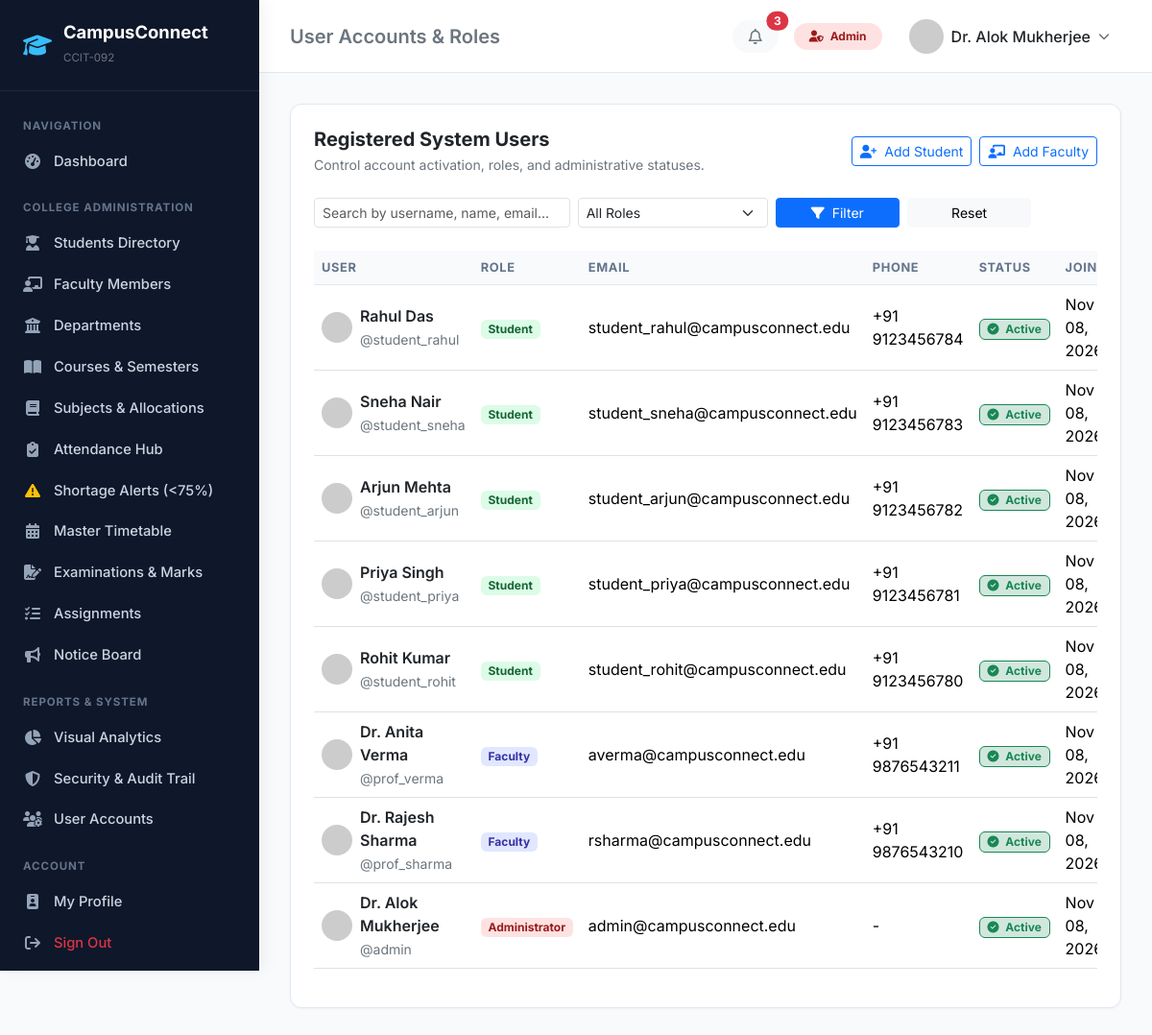
The page /accounts/users/ (signed in) on the database its author committed.
### accounts/models.py (models this page shows, shortened)
class CustomUser(AbstractUser):
    ROLE_ADMIN = 'ADMIN'
    ROLE_FACULTY = 'FACULTY'
    ROLE_STUDENT = 'STUDENT'
    ROLE_CHOICES = [
        (ROLE_ADMIN, 'Administrator'),
        (ROLE_FACULTY, 'Faculty / Professor'),
        (ROLE_STUDENT, 'Student'),
    ]
    role = models.CharField(max_length=20, choices=ROLE_CHOICES, default=ROLE_STUDENT)
    phone = models.CharField(max_length=15, blank=True, null=True)
    profile_picture = models.ImageField(upload_to='profiles/', blank=True, null=True)
    address = models.TextField(blank=True, null=True)
    date_of_birth = models.DateField(blank=True, null=True)
    @property
    def is_admin_role(self):
        return self.role == self.ROLE_ADMIN or self.is_superuser
    @property
    def is_faculty_role(self):
        return self.role == self.ROLE_FACULTY
    @property
    def is_student_role(self):
        return self.role == self.ROLE_STUDENT
    @property
    def avatar_url(self):
        if self.profile_picture and hasattr(self.profile_picture, 'url'):
            return self.profile_picture.url
        return f"https://ui-avatars.com/api/?name={self.username}&background=4f46e5&color=fff&size=128"

### accounts/views.py (the view, shortened to what this page needs)
# urls.py: path('users/', views.UserManagementView.as_view(), name='user_management'),
class UserManagementView(AdminRequiredMixin, TemplateView):
    template_name = 'accounts/user_management.html'
    def get_context_data(self, **kwargs):
        ctx = super().get_context_data(**kwargs)
        role_filter = self.request.GET.get('role', '')
        search_q = self.request.GET.get('q', '')
        users = CustomUser.objects.all().order_by('-date_joined')
        if role_filter:
            users = users.filter(role=role_filter)
        ctx['users_list'] = users[:50]
        ctx['current_role'] = role_filter
        ctx['search_query'] = search_q
        return ctx

### accounts/permissions.py (called while the page is built)
    def test_func(self):
        return self.request.user.is_authenticated and self.request.user.is_admin_role

### templates/accounts/user_management.html (shortened to what this page needs)
{% extends 'base.html' %}
{% block page_heading %}User Accounts & Roles{% endblock %}
{% block content %}
<div class="card p-4">
    <div class="d-flex flex-wrap justify-content-between align-items-center gap-3 mb-4">
        <div>
            <h5 class="fw-bold mb-1">Registered System Users</h5>
            <p class="text-secondary small mb-0">Control account activation, roles, and administrative statuses.</p>
        </div>
        <div class="d-flex gap-2">
            <a href="{% url 'student_create' %}" class="btn btn-sm btn-outline-primary"><i class="fa-solid fa-user-plus me-1"></i> Add Student</a>
            <a href="{% url 'faculty_create' %}" class="btn btn-sm btn-outline-primary"><i class="fa-solid fa-chalkboard-user me-1"></i> Add Faculty</a>
        </div>
    </div>
    <form method="get" class="row g-2 mb-4">
        <div class="col-md-4">
            <input type="text" name="q" class="form-control form-control-sm" placeholder="Search by username, name, email..." value="{{ search_query }}">
        </div>
        <div class="col-md-3">
            <select name="role" class="form-select form-select-sm">
                <option value="">All Roles</option>
            </select>
        </div>
        <div class="col-md-2">
            <button type="submit" class="btn btn-sm btn-primary w-100"><i class="fa-solid fa-filter me-1"></i> Filter</button>
        </div>
        <div class="col-md-2">
            <a href="{% url 'user_management' %}" class="btn btn-sm btn-light w-100">Reset</a>
        </div>
    </form>
    <div class="table-responsive">
        <table class="table table-hover align-middle">
            <thead>
                <tr>
                    <th>User</th>
                    <th>Role</th>
                    <th>Email</th>
                    <th>Phone</th>
                    <th>Status</th>
                    <th>Joined</th>
                </tr>
            </thead>
            <tbody>
                {% for u in users_list %}
                    <tr>
                        <td>
                            <div class="d-flex align-items-center gap-2">
                                <img src="{{ u.avatar_url }}" class="rounded-circle" width="32" height="32" alt="Avatar">
                                <div>
                                    <div class="fw-semibold text-dark">{{ u.get_full_name|default:u.username }}</div>
                                    <small class="text-secondary">@{{ u.username }}</small>
                                </div>
                            </div>
                        </td>
                        <td>
                            {% if u.role == 'ADMIN' %}
                                <span class="badge badge-role-admin">Administrator</span>
                            {% elif u.role == 'FACULTY' %}
                                <span class="badge badge-role-faculty">Faculty</span>
                            {% else %}
                                <span class="badge badge-role-student">Student</span>
                            {% endif %}
                        </td>
                        <td>{{ u.email|default:"-" }}</td>
                        <td>{{ u.phone|default:"-" }}</td>
                        <td>
                            {% if u.is_active %}
                                <span class="badge bg-success-subtle text-success border border-success"><i class="fa-solid fa-circle-check me-1"></i> Active</span>
                            {% else %}
                                <span class="badge bg-danger-subtle text-danger border border-danger"><i class="fa-solid fa-circle-xmark me-1"></i> Deactivated</span>
                            {% endif %}
                        </td>
                        <td>{{ u.date_joined|date:"M d, Y" }}</td>
                    </tr>
                {% empty %}
                    <tr>
                        <td colspan="7" class="text-center py-4 text-muted">No user accounts found matching your query.</td>
                    </tr>
                {% endfor %}
            </tbody>
        </table>
    </div>
</div>
{% endblock %}

### templates/base.html (shortened to what this page needs)
<!DOCTYPE html>
<html lang="en">
<head>
    <link href="https://cdn.jsdelivr.net/npm/bootstrap@5.3.3/dist/css/bootstrap.min.css" rel="stylesheet">
    <link rel="stylesheet" href="https://cdnjs.cloudflare.com/ajax/libs/font-awesome/6.5.1/css/all.min.css">
</head>
<body>
    <aside class="sidebar">
        <a href="{% url 'dashboard_redirect' %}" class="sidebar-brand">
            <i class="fa-solid fa-graduation-cap"></i>
            <div>
                <span class="d-block" style="line-height: 1.2;">CampusConnect</span>
                <small class="text-secondary fw-normal" style="font-size: 0.72rem;">{{ COLLEGE_CODE }}</small>
            </div>
        </a>
        <div class="nav flex-column py-2">
            <span class="nav-section-title">Navigation</span>
            <a href="{% url 'dashboard_redirect' %}" class="nav-link">
                <i class="fa-solid fa-gauge-high"></i> Dashboard
            </a>
            {% if is_admin %}
                <span class="nav-section-title">College Administration</span>
                <a href="{% url 'student_list' %}" class="nav-link">
                    <i class="fa-solid fa-user-graduate"></i> Students Directory
                </a>
                <a href="{% url 'faculty_list' %}" class="nav-link">
                    <i class="fa-solid fa-chalkboard-user"></i> Faculty Members
                </a>
                <a href="{% url 'department_list' %}" class="nav-link">
                    <i class="fa-solid fa-building-columns"></i> Departments
                </a>
                <a href="{% url 'course_list' %}" class="nav-link">
                    <i class="fa-solid fa-book-open"></i> Courses & Semesters
                </a>
                <a href="{% url 'subject_list' %}" class="nav-link">
                    <i class="fa-solid fa-book"></i> Subjects & Allocations
                </a>
                <a href="{% url 'attendance_session_list' %}" class="nav-link">
                    <i class="fa-solid fa-clipboard-check"></i> Attendance Hub
                </a>
                <a href="{% url 'attendance_shortage_report' %}" class="nav-link">
                    <i class="fa-solid fa-triangle-exclamation text-warning"></i> Shortage Alerts (<75%)
                </a>
                <a href="{% url 'timetable_master' %}" class="nav-link">
                    <i class="fa-solid fa-calendar-days"></i> Master Timetable
                </a>
                <a href="{% url 'examination_list' %}" class="nav-link">
                    <i class="fa-solid fa-file-signature"></i> Examinations & Marks
                </a>
                <a href="{% url 'assignment_list' %}" class="nav-link">
                    <i class="fa-solid fa-tasks"></i> Assignments
                </a>
                <a href="{% url 'notice_list' %}" class="nav-link">
                    <i class="fa-solid fa-bullhorn"></i> Notice Board
                </a>
                <span class="nav-section-title">Reports & System</span>
                <a href="{% url 'reports_analytics' %}" class="nav-link">
                    <i class="fa-solid fa-chart-pie"></i> Visual Analytics
                </a>
                <a href="{% url 'audit_log_list' %}" class="nav-link">
                    <i class="fa-solid fa-shield-halved"></i> Security & Audit Trail
                </a>
                <a href="{% url 'user_management' %}" class="nav-link">
                    <i class="fa-solid fa-users-gear"></i> User Accounts
                </a>
            {% endif %}
            <span class="nav-section-title">Account</span>
            <a href="{% url 'profile' %}" class="nav-link">
                <i class="fa-solid fa-id-badge"></i> My Profile
            </a>
            <a href="{% url 'logout' %}" class="nav-link text-danger">
                <i class="fa-solid fa-arrow-right-from-bracket"></i> Sign Out
            </a>
        </div>
    </aside>
    <div class="main-content">
        <header class="topbar">
            <div class="d-flex align-items-center gap-3">
                <h5 class="mb-0 fw-semibold text-secondary d-none d-md-block">
                    {% block page_heading %}{{ COLLEGE_NAME }}{% endblock %}
                </h5>
            </div>
            <div class="d-flex align-items-center gap-3">
                <a href="{% url 'notice_list' %}" class="btn btn-light position-relative rounded-pill px-3 py-1">
                    <i class="fa-regular fa-bell text-secondary"></i>
                    {% if unread_notices_count > 0 %}
                        <span class="position-absolute top-0 start-100 translate-middle badge rounded-pill bg-danger">
                            {{ unread_notices_count }}
                        </span>
                    {% endif %}
                </a>
                {% if is_admin %}
                    <span class="badge badge-role-admin px-3 py-2 rounded-pill"><i class="fa-solid fa-user-shield me-1"></i> Admin</span>
                {% elif is_faculty %}
                    <span class="badge badge-role-faculty px-3 py-2 rounded-pill"><i class="fa-solid fa-chalkboard-user me-1"></i> Faculty</span>
                {% elif is_student %}
                    <span class="badge badge-role-student px-3 py-2 rounded-pill"><i class="fa-solid fa-user-graduate me-1"></i> Student</span>
                {% endif %}
                <div class="dropdown">
                    <button class="btn btn-white d-flex align-items-center gap-2 border-0" data-bs-toggle="dropdown">
                        <img src="{{ request.user.avatar_url }}" alt="User" class="rounded-circle" width="36" height="36">
                        <span class="fw-medium text-dark d-none d-sm-inline">{{ request.user.get_full_name|default:request.user.username }}</span>
                        <i class="fa-solid fa-chevron-down text-secondary" style="font-size: 0.75rem;"></i>
                    </button>
                </div>
            </div>
        </header>
        <main class="content-body">
            {% block content %}{% endblock %}
        </main>
    </div>
</body>
</html>

### templates/base.html (style rules this page uses)
:root { --brand-primary: #1e3a8a; --brand-secondary: #3b82f6; --brand-accent: #0ea5e9; --bg-canvas: #f8fafc; --sidebar-bg: #0f172a; --sidebar-hover: #1e293b; --card-border: #e2e8f0; }
body { font-family: 'Inter', -apple-system, BlinkMacSystemFont, sans-serif; background-color: var(--bg-canvas); color: #1e293b; min-height: 100vh; }
.sidebar { width: 270px; background-color: var(--sidebar-bg); color: #94a3b8; min-height: 100vh; position: fixed; top: 0; left: 0; z-index: 1030; transition: all 0.3s ease; box-shadow: 4px 0 16px rgba(0,0,0,0.06); overflow-y: auto; }
.sidebar-brand { padding: 1.4rem 1.5rem; border-bottom: 1px solid rgba(255,255,255,0.08); display: flex; align-items: center; gap: 12px; color: #fff; text-decoration: none; font-weight: 700; font-size: 1.15rem; }
.sidebar-brand i { color: #38bdf8; font-size: 1.5rem; }
.nav-section-title { font-size: 0.72rem; text-transform: uppercase; letter-spacing: 0.08em; color: #64748b; padding: 1.2rem 1.5rem 0.4rem; font-weight: 700; }
.sidebar .nav-link { color: #cbd5e1; padding: 0.65rem 1.5rem; display: flex; align-items: center; gap: 12px; font-size: 0.92rem; font-weight: 500; transition: all 0.15s ease; text-decoration: none; }
.sidebar .nav-link i { width: 20px; text-align: center; font-size: 1rem; color: #94a3b8; }
.main-content { margin-left: 270px; min-height: 100vh; display: flex; flex-direction: column; }
.topbar { background: #fff; border-bottom: 1px solid var(--card-border); padding: 0.85rem 2rem; display: flex; justify-content: space-between; align-items: center; position: sticky; top: 0; z-index: 1020; }
.content-body { padding: 2rem; flex: 1; }
.card { border: 1px solid var(--card-border); border-radius: 12px; box-shadow: 0 1px 3px rgba(0,0,0,0.04); background-color: #fff; }
.badge-role-admin { background-color: #fee2e2; color: #991b1b; }
.badge-role-faculty { background-color: #e0e7ff; color: #3730a3; }
.badge-role-student { background-color: #dcfce7; color: #166534; }
.table thead th { font-size: 0.8rem; text-transform: uppercase; letter-spacing: 0.05em; color: #64748b; background-color: #f8fafc; border-bottom: 1px solid var(--card-border); }

### rows shown on the page
CustomUser: user.get_full_name "Dr. Alok Mukherjee", get_full_name "Dr. Alok Mukherjee", username "admin", role "Administrator", email "admin@campusconnect.edu", phone "-", is_active True (drawn), date_joined "Nov 08,…"
CustomUser: get_full_name "Rahul Das", username "student_rahul", role "Student", email "student_rahul@campusconnect.edu", phone "+91 9123456784", is_active True (drawn), date_joined "Nov 08,…"
CustomUser: get_full_name "Sneha Nair", username "student_sneha", role "Student", email "student_sneha@campusconnect.edu", phone "+91 9123456783", is_active True (drawn), date_joined "Nov 08,…"
CustomUser: get_full_name "Arjun Mehta", username "student_arjun", role "Student", email "student_arjun@campusconnect.edu", phone "+91 9123456782", is_active True (drawn), date_joined "Nov 08,…"
CustomUser: get_full_name "Priya Singh", username "student_priya", role "Student", email "student_priya@campusconnect.edu", phone "+91 9123456781", is_active True (drawn), date_joined "Nov 08,…"
CustomUser: get_full_name "Rohit Kumar", username "student_rohit", role "Student", email "student_rohit@campusconnect.edu", phone "+91 9123456780", is_active True (drawn), date_joined "Nov 08,…"
CustomUser: get_full_name "Dr. Anita Verma", username "prof_verma", role "Faculty", email "averma@campusconnect.edu", phone "+91 9876543211", is_active True (drawn), date_joined "Nov 08,…"
CustomUser: get_full_name "Dr. Rajesh Sharma", username "prof_sharma", role "Faculty", email "rsharma@campusconnect.edu", phone "+91 9876543210", is_active True (drawn), date_joined "Nov 08,…"

### other values the page prints
{{ COLLEGE_CODE }} "CCIT-092"
{{ unread_notices_count }} "3"
